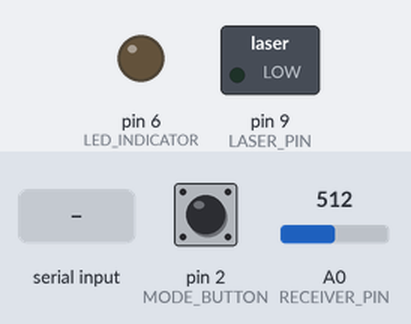
Bench run of a sketch on a simulated Arduino Uno, built with avr-gcc and run on an emulated ATmega328P. Parts: switched loads named in the sketch (green lamp = pin HIGH), output pins drawn as LEDs (lit = HIGH). Dashed ring = blinking. The inputs (shaded band) are chosen by the test bench; at power-on: pin 2 (MODE_BUTTON) HIGH, A0 (RECEIVER_PIN) = 512. What the sketch prints to the serial monitor is not drawn.

Above: at 11.2 s.
11.3 s: pin 2 (MODE_BUTTON) pulled LOW for 0.15 s
At 12.0 s:
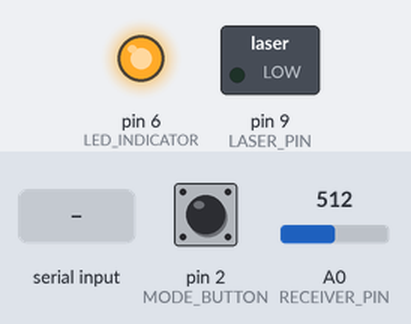
12.9 s: ".\n" received over Serial
At 13.0 s:
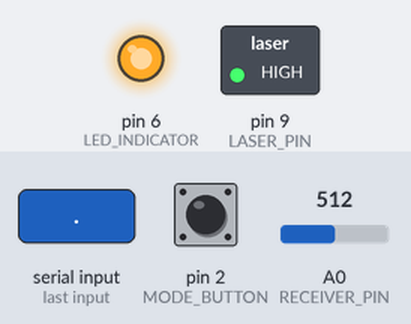
15.9 s: pin 2 (MODE_BUTTON) pulled LOW for 1 s
At 16.15 s:
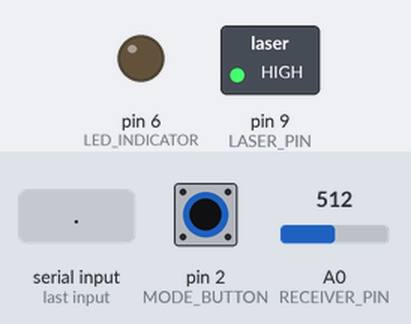
18.9 s: pin 2 (MODE_BUTTON) pulled LOW for 3.2 s
At 19.3 s:
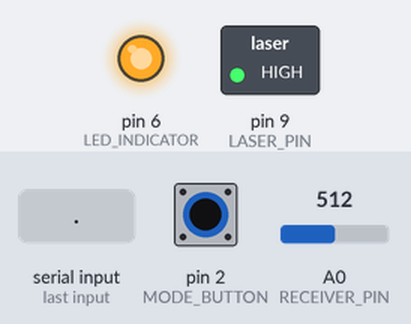
23.6 s: ",\n" received over Serial
Timing chart, 0 to 27.6 s (numbered marks = the images above; inputs shaded):
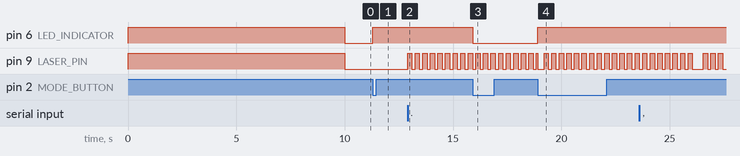

Measured:
- after the input at 11.3 s, pin 6 (LED_INDICATOR): LOW → HIGH at once
- after the input at 12.9 s, pin 9 (LASER_PIN): alternates HIGH for 0.20 s and LOW for 0.15 s, starting at once
- after the input at 15.9 s, pin 6 (LED_INDICATOR): HIGH → LOW at once
- after the input at 18.9 s, pin 6 (LED_INDICATOR): LOW → HIGH at once

The sketch:

blink-count.ino
```cpp
/*
 * Half-Duplex Optical Communication System
 * Arduino Uno + Laser Diode + BPW34 Photodiode
 *
 * Hardware Connections:
 * - Laser Diode: Pin 9 (with 220Ω resistor in series)
 * - BPW34 Photodiode: A0 (with 10kΩ pull-down resistor)
 * - Mode Switch Button: Pin 2 (with pull-up resistor)
 * - LED Indicator: Pin 6
 *
 * Encoding:
 * - Letters (a-z): 1-26 blinks
 * - Space: 27 blinks
 * - Numbers (0-9): 28-37 blinks
 * - Period (.): 38 blinks
 * - Comma (,): 39 blinks
 * - Question (?): 40 blinks
 * - Exclamation (!): 41 blinks
 */

// Pin definitions
#define LASER_PIN 9
#define RECEIVER_PIN A0
#define MODE_BUTTON 2
#define LED_INDICATOR 6

// Communication parameters
#define BAUD_RATE 9600
#define BLINK_DURATION 200    // Duration of each blink (ms)
#define BLINK_PAUSE 150       // Pause between blinks (ms)
#define LETTER_PAUSE 500      // Pause between letters (ms)
#define THRESHOLD 30         // Analog threshold for light detection
#define ALIGNMENT_TIME 10000   // 10 seconds for alignment

// Communication modes
enum Mode {
  TRANSMIT,
  RECEIVE
};

Mode currentMode = RECEIVE;
unsigned long lastModeChange = 0;
const unsigned long debounceDelay = 200;
bool systemReady = false;

void setup() {
  // Initialize pins
  pinMode(LASER_PIN, OUTPUT);
  pinMode(RECEIVER_PIN, INPUT);
  pinMode(MODE_BUTTON, INPUT_PULLUP);
  pinMode(LED_INDICATOR, OUTPUT);

  // Initialize serial communication
  Serial.begin(BAUD_RATE);

  digitalWrite(LASER_PIN, LOW);
  digitalWrite(LED_INDICATOR, LOW);

  // Alignment sequence

  Serial.println("Optical Communication System ");

  Serial.println();
  Serial.println("Alignment Mode");

  digitalWrite(LASER_PIN, HIGH);
  digitalWrite(LED_INDICATOR, HIGH);

  for (int i = 10; i > 0; i--) {
    Serial.print(i);

    delay(1000);
  }

  digitalWrite(LASER_PIN, LOW);
  digitalWrite(LED_INDICATOR, LOW);

  Serial.println();
  Serial.println("complete!");
  Serial.println("ready");
  Serial.println();
  Serial.println("mode: RX");
  Serial.println("Press button to change mode");


  systemReady = true;

  // Attach interrupt for mode button
  attachInterrupt(digitalPinToInterrupt(MODE_BUTTON), toggleMode, FALLING);
}

void loop() {
  if (!systemReady) return;

  if (currentMode == TRANSMIT) {
    handleTransmit();
  } else {
    handleReceive();
  }
}

// Toggle between transmit and receive modes
void toggleMode() {
  if (!systemReady) return;

  unsigned long currentTime = millis();
  if (currentTime - lastModeChange > debounceDelay) {
    currentMode = (currentMode == TRANSMIT) ? RECEIVE : TRANSMIT;
    lastModeChange = currentTime;

    digitalWrite(LASER_PIN, LOW);

    if (currentMode == TRANSMIT) {
      digitalWrite(LED_INDICATOR, HIGH);
      Serial.println();
      Serial.println("Mode TX");
      Serial.println("Type message...");
    } else {
      digitalWrite(LED_INDICATOR, LOW);
      Serial.println();
      Serial.println("Mode RX");
      Serial.println("Listening");
    }
    Serial.println();
  }
}

// Handle transmit mode
void handleTransmit() {
  if (Serial.available() > 0) {
    String message = Serial.readStringUntil('\n');
    message.trim();
    message.toLowerCase(); // Convert to lowercase

    if (message.length() > 0) {
      Serial.print("TX: ");
      Serial.println(message);
      transmitData(message);
      Serial.println("TX complete.");
      Serial.println();
    }
  }
}

// Transmit data via laser using blink encoding
void transmitData(String data) {
  for (int i = 0; i < data.length(); i++) {
    char c = data[i];
    int blinkCount = 0;

    // Handle letters (a-z)
    if (c >= 'a' && c <= 'z') {
      blinkCount = c - 'a' + 1; // a=1, b=2, ... z=26
    }
    // Handle space
    else if (c == ' ') {
      blinkCount = 27;
    }
    // Handle numbers (0-9)
    else if (c >= '0' && c <= '9') {
      blinkCount = 28 + (c - '0'); // 0=28, 1=29, ... 9=37
    }
    // Handle punctuation
    else if (c == '.') {
      blinkCount = 38;
    }
    else if (c == ',') {
      blinkCount = 39;
    }
    else if (c == '?') {
      blinkCount = 40;
    }
    else if (c == '!') {
      blinkCount = 41;
    }

    // Transmit the blinks if valid character
    if (blinkCount > 0) {
      // Blink the laser
      for (int j = 0; j < blinkCount; j++) {
        digitalWrite(LASER_PIN, HIGH);
        delay(BLINK_DURATION);
        digitalWrite(LASER_PIN, LOW);

        if (j < blinkCount - 1) {
          delay(BLINK_PAUSE);
        }
      }

      // Pause between characters
      delay(LETTER_PAUSE);
    }
  }

  digitalWrite(LASER_PIN, LOW);
}

// Handle receive mode
void handleReceive() {
  String receivedMessage = "";
  unsigned long lastBlinkTime = millis();
  int blinkCount = 0;
  bool wasLight = false;
  bool messageStarted = false;

  while (currentMode == RECEIVE) {
    int lightLevel = analogRead(RECEIVER_PIN);
    bool isLight = (lightLevel > THRESHOLD);
    unsigned long currentTime = millis();

    // Detect rising edge (light turned on)
    if (isLight && !wasLight) {
      blinkCount++;
      lastBlinkTime = currentTime;
      messageStarted = true;
    }

    wasLight = isLight;

    // Check if character is complete
    if (messageStarted && (currentTime - lastBlinkTime > LETTER_PAUSE)) {
      if (blinkCount > 0) {
        char receivedChar = ' ';

        // Convert blink count to character
        if (blinkCount >= 1 && blinkCount <= 26) {
          // Letters a-z
          receivedChar = 'a' + (blinkCount - 1);
        }
        else if (blinkCount == 27) {
          // Space
          receivedChar = ' ';
        }
        else if (blinkCount >= 28 && blinkCount <= 37) {
          // Numbers 0-9
          receivedChar = '0' + (blinkCount - 28);
        }
        else if (blinkCount == 38) {
          receivedChar = '.';
        }
        else if (blinkCount == 39) {
          receivedChar = ',';
        }
        else if (blinkCount == 40) {
          receivedChar = '?';
        }
        else if (blinkCount == 41) {
          receivedChar = '!';
        }

        receivedMessage += receivedChar;
        blinkCount = 0;
      }

      // Check if message is complete (long pause)
      if (receivedMessage.length() > 0 && (currentTime - lastBlinkTime > LETTER_PAUSE * 3)) {
        Serial.print("RX: ");
        Serial.println(receivedMessage);
        Serial.println();
        receivedMessage = "";
        messageStarted = false;
      }
    }

    delay(10); // Small delay to avoid overwhelming the system
  }
}
```
